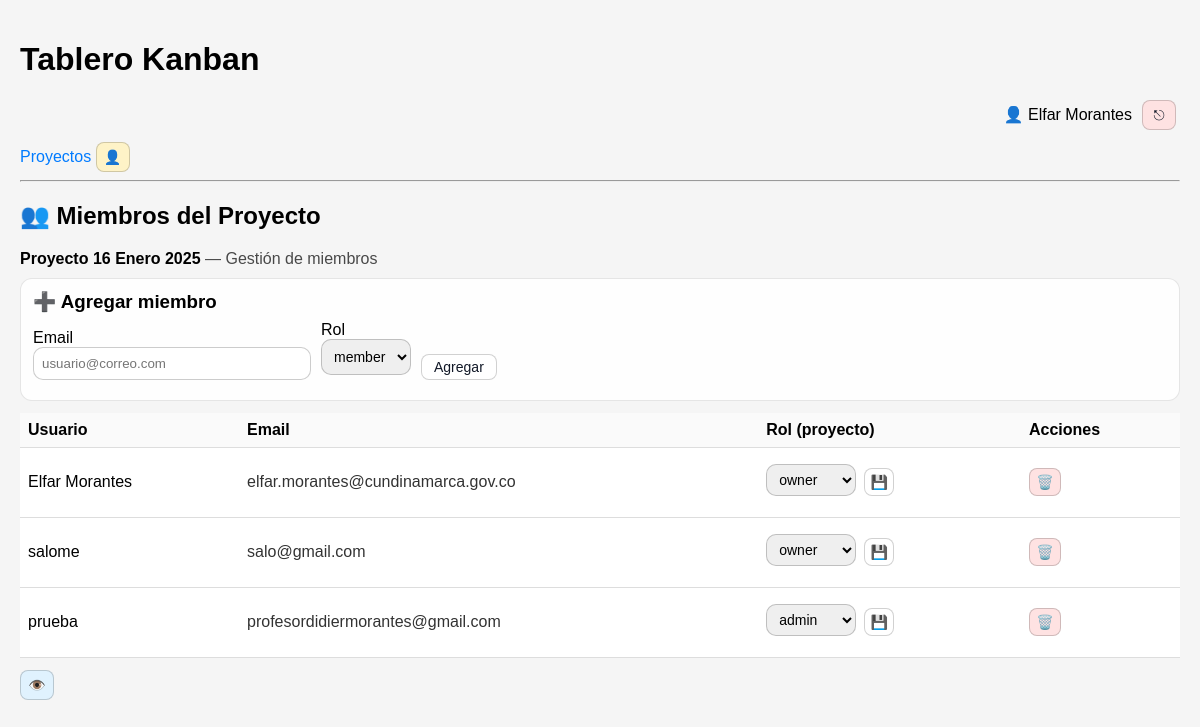
Page /?controller=projects&action=members&id=13 (signed in) on the committed database.
### tables this page shows
CREATE TABLE `users` (
  `id` int(11) NOT NULL,
  `name` varchar(120) NOT NULL,
  `email` varchar(190) NOT NULL,
  `password_hash` varchar(255) NOT NULL,
  `role` enum('owner','admin','member','viewer') NOT NULL DEFAULT 'member',
  `created_at` datetime NOT NULL DEFAULT current_timestamp()
);

CREATE TABLE `projects` (
  `id` int(11) NOT NULL,
  `created_by` int(11) DEFAULT NULL,
  `name` varchar(255) NOT NULL,
  `responsible` varchar(120) DEFAULT NULL,
  `responsible_user_id` int(11) DEFAULT NULL,
  `description` text DEFAULT NULL,
  `created_at` datetime NOT NULL DEFAULT current_timestamp()
);

CREATE TABLE `project_members` (
  `project_id` int(11) NOT NULL,
  `user_id` int(11) NOT NULL,
  `role` enum('owner','admin','member','viewer') NOT NULL DEFAULT 'member',
  `created_at` datetime NOT NULL DEFAULT current_timestamp()
);

### core/BaseController.php (called while the page is built, shortened)
<?php
abstract class BaseController
{
    protected function render(string $view, array $params = []): void
    {
        include __DIR__ . '/../app/views/layout.php';
    }
}

### app/controllers/ProjectsController.php (called while the page is built, shortened)
<?php
require_once __DIR__ . '/../../core/BaseController.php';
require_once __DIR__ . '/../models/Project.php';
require_once __DIR__ . '/../../core/Auth.php';
require_once __DIR__ . '/../models/ProjectMember.php';
require_once __DIR__ . '/../models/User.php';
class ProjectsController extends BaseController
{
    public function members(): void
    {
        $projectId = (int)($_GET['id'] ?? 0);
        $project = Project::find($projectId);
        $members = ProjectMember::usersForProject($projectId);
        $myRole = ProjectMember::roleFor($projectId, Auth::userId());
        $this->render('projects/members', [
            'project' => $project,
            'members' => $members,
            'myRole'  => $myRole,
            'error'   => $_GET['error'] ?? '',
            'ok'      => $_GET['ok'] ?? ''
        ]);
    }
}

### public/index.php (called while the page is built, shortened)
<?php
$actionName     = $_GET['action'] ?? 'index';
$controller = new $controllerClass();
try {
    $controller->$actionName();
} catch (Exception $e) {
    echo "<h1>Error</h1>";
    echo "<p>" . htmlspecialchars($e->getMessage()) . "</p>";
}

### core/Auth.php (called while the page is built, shortened)
<?php
class Auth
{
    public static function userId(): ?int
    {
        return isset($_SESSION['user_id']) ? (int)$_SESSION['user_id'] : null;
    }
    public static function check(): bool
    {
        return self::userId() !== null;
    }
    public static function role(): string
    {
        return $_SESSION['user_role'] ?? 'member';
    }
}

### config/db.php (called while the page is built)
<?php
class Database
{
    private static ?\PDO $connection = null;
    public static function getConnection(): \PDO
    {
        if (self::$connection === null) {
            $host = 'localhost';
            $db   = 'kanban_db';
            $user = 'root';
            $pass = '';
            $dsn  = "mysql:host=$host;dbname=$db;charset=utf8mb4";
            self::$connection = new PDO($dsn, $user, $pass, [
                PDO::ATTR_ERRMODE            => PDO::ERRMODE_EXCEPTION,
                PDO::ATTR_DEFAULT_FETCH_MODE => PDO::FETCH_ASSOC
            ]);
            self::$connection->exec("SET time_zone = '-05:00'");
        }
        return self::$connection;
    }
}

### app/models/User.php (called while the page is built, shortened)
<?php
require_once __DIR__ . '/../../config/db.php';
class User
{
    private static function db(): PDO { return Database::getConnection(); }
    public static function find(int $id): ?array
    {
        $stmt = self::db()->prepare("SELECT id,name,email,role FROM users WHERE id=? LIMIT 1");
        $stmt->execute([$id]);
        $u = $stmt->fetch();
        return $u ?: null;
    }
}

### app/models/Project.php (called while the page is built, shortened)
<?php
class Project extends Model
{
    public static function find(int $id): ?array
    {
        $db = self::db();
        $stmt = $db->prepare("SELECT * FROM projects WHERE id = :id");
        $stmt->execute(['id' => $id]);
        $project = $stmt->fetch();
        return $project ?: null;
    }
}

### app/models/ProjectMember.php (called while the page is built, shortened)
<?php
require_once __DIR__ . '/../../config/db.php';
class ProjectMember
{
    private static function db(): PDO { return Database::getConnection(); }
    public static function roleFor(int $projectId, int $userId): ?string
    {
        $stmt = self::db()->prepare("SELECT role FROM project_members WHERE project_id=? AND user_id=? LIMIT 1");
        $stmt->execute([$projectId, $userId]);
        $row = $stmt->fetch();
        return $row ? $row['role'] : null;
    }
    public static function usersForProject(int $projectId): array
    {
        $db = self::db();
        $stmt = $db->prepare("
            SELECT u.id, u.name, u.email, pm.role
            FROM project_members pm
            JOIN users u ON u.id = pm.user_id
            WHERE pm.project_id = ?
            ORDER BY FIELD(pm.role,'owner','admin','member','viewer'), u.name
        ");
        $stmt->execute([$projectId]);
        return $stmt->fetchAll();
    }
}

### app/views/projects/members.php (the view, shortened to what this page needs)
<h2>👥 Miembros del Proyecto</h2>
<div style="margin-bottom:10px;">
  <strong><?= htmlspecialchars($project['name'] ?? 'Proyecto') ?></strong>
  <span style="opacity:.7;">— Gestión de miembros</span>
</div>
<?php
  $canManage = in_array($myRole, ['owner','admin'], true);
?>
<?php if ($canManage): ?>
  <div style="padding:12px;border-radius:12px;border:1px solid rgba(0,0,0,.1);background:rgba(255,255,255,.9);margin-bottom:12px;">
    <h3 style="margin:0 0 8px 0;">➕ Agregar miembro</h3>
    <form method="POST" action="<?= BASE_URL ?>?controller=projects&action=addMember" style="display:flex;gap:10px;flex-wrap:wrap;align-items:end;">
      <div>
        <label>Email</label><br>
        <input name="email" type="email" required placeholder="usuario@correo.com"
               style="padding:8px;border-radius:10px;border:1px solid rgba(0,0,0,.2);min-width:260px;">
      </div>
      <div>
        <label>Rol</label><br>
        <select name="role" style="padding:8px;border-radius:10px;border:1px solid rgba(0,0,0,.2);">
          <option value="member">member</option>
        </select>
      </div>
      <button class="btn-icon" style="width:auto;padding:8px 12px;">Agregar</button>
    </form>
  </div>
<?php endif; ?>
<table style="width:100%;border-collapse:collapse;">
  <thead>
    <tr style="text-align:left;border-bottom:1px solid rgba(0,0,0,.12);">
      <th style="padding:8px;">Usuario</th>
      <th style="padding:8px;">Email</th>
      <th style="padding:8px;">Rol (proyecto)</th>
      <th style="padding:8px;">Acciones</th>
    </tr>
  </thead>
  <tbody>
    <?php foreach ($members as $m): ?>
      <tr style="border-bottom:1px solid rgba(0,0,0,.06);">
        <td style="padding:8px;"><?= htmlspecialchars($m['name']) ?></td>
        <td style="padding:8px;opacity:.8;"><?= htmlspecialchars($m['email']) ?></td>
        <td style="padding:8px;">
          <?php if ($canManage): ?>
            <form method="POST" action="<?= BASE_URL ?>?controller=projects&action=updateMemberRole" style="display:inline-flex;gap:8px;align-items:center;">
              <select name="role" style="padding:6px 8px;border-radius:10px;border:1px solid rgba(0,0,0,.2);">
                <?php foreach (['owner','admin','member','viewer'] as $r): ?>
                  <option value="<?= $r ?>" <?= ($m['role'] === $r) ? 'selected' : '' ?>><?= $r ?></option>
                <?php endforeach; ?>
              </select>
              <button class="btn-icon tip" data-tip="Guardar rol" style="width:30px;height:28px;">💾</button>
            </form>
          <?php else: ?>
            <span><?= htmlspecialchars($m['role']) ?></span>
          <?php endif; ?>
        </td>
        <td style="padding:8px;">
          <?php if ($canManage): ?>
            <form method="POST" action="<?= BASE_URL ?>?controller=projects&action=removeMember" style="display:inline;">
              <button class="btn-action del tip"
                      data-tip="Eliminar miembro"
                      onclick="return confirm('¿Eliminar este miembro del proyecto?');">🗑️</button>
            </form>
          <?php else: ?>
            <span style="opacity:.6;">—</span>
          <?php endif; ?>
        </td>
      </tr>
    <?php endforeach; ?>
  </tbody>
</table>
<div style="margin-top:12px;">
  <a class="btn-action view tip"
     data-tip="Volver al tablero"
     href="<?= BASE_URL ?>?controller=projects&action=show&id=<?= (int)$project['id'] ?>">👁️</a>
</div>

### app/views/layout.php (shortened to what this page needs)
<!DOCTYPE html>
<html lang="es">
<head>
</head>
<body>
<header>
    <h1>Tablero Kanban</h1>
<nav>
    <?php
    require_once __DIR__ . '/../../core/Auth.php';
    require_once __DIR__ . '/../models/User.php';
    ?>
    <?php if (Auth::check()): ?>
      <?php $u = User::find(Auth::userId()); ?>
      <div style="display:flex;justify-content:flex-end;align-items:center;gap:10px;margin-bottom:12px;">
        <span class="tip" data-tip="<?= htmlspecialchars($u['email'] ?? '') ?>">
          👤 <?= htmlspecialchars($u['name'] ?? 'Usuario') ?>
        </span>
        <a href="<?= BASE_URL ?>?controller=auth&action=logout"
          class="btn-action del tip"
          data-tip="Cerrar sesión">
          ⎋
        </a>
      </div>
    <?php endif; ?>
</nav>
    <nav>
        <a href="<?= BASE_URL ?>?controller=projects&action=index">Proyectos</a>
            <?php if (Auth::check() && in_array(Auth::role(), ['owner','admin'], true)): ?>
              <a href="<?= BASE_URL ?>?controller=users&action=index"
                class="btn-action edit tip"
                data-tip="Administrar usuarios">👤</a>
            <?php endif; ?>
    </nav>
    <hr>
</header>
<main>
    <?php include $viewFile; ?>
</main>
</body>
</html>

### app/views/layout.php (style rules this page uses)
body { font-family: Arial, sans-serif; margin: 0; padding: 20px; background: #f5f5f5; }
header { margin-bottom: 20px; }
a { text-decoration: none; color: #007bff; }
table { width: 100%; border-collapse: collapse; background: #fff; }
th, td { padding: 8px; border-bottom: 1px solid #ddd; }
th { background: #fafafa; text-align: left; }
form { margin-top: 8px; margin-bottom: 8px; }
input[type="text"], textarea, select { width: 100%; box-sizing: border-box; padding: 5px; margin-bottom: 5px; border-radius: 4px; border: 1px solid #ccc; font-size: 14px; }
button { padding: 5px 10px; border: none; border-radius: 4px; background: #007bff; color: #fff; cursor: pointer; font-size: 14px; }
.btn-icon { width: 30px; height: 26px; display: inline-flex; align-items: center; justify-content: center; border-radius: 8px; border: 1px solid rgba(0,0,0,0.18); background: rgba(255,255,255,0.9); cursor: pointer; color: #111827 !important; font-size: 14px; line-height: 1; }
.btn-action { width: 32px; height: 28px; display: inline-flex; align-items: center; justify-content: center; border-radius: 8px; border: 1px solid rgba(0,0,0,0.18); background: rgba(255,255,255,0.95); color: #111827; cursor: pointer; font-size: 14px; line-height: 1; margin-right: 4px; }
.btn-action.view { background: #e0f2fe; }
.btn-action.edit { background: #fef3c7; }
.btn-action.del { background: #fee2e2; }
.tip { position: relative; }

### rows in the picture
users: name "Elfar Morantes"
projects: name "Proyecto 16 Enero 2025"
project_members: user.name "Elfar Morantes", user.email "elfar.morantes@cundinamarca.gov.co", role "owner"
project_members: user.name "salome", user.email "salo@gmail.com", role "owner"
project_members: user.name "prueba", user.email "profesordidiermorantes@gmail.com", role "admin"
